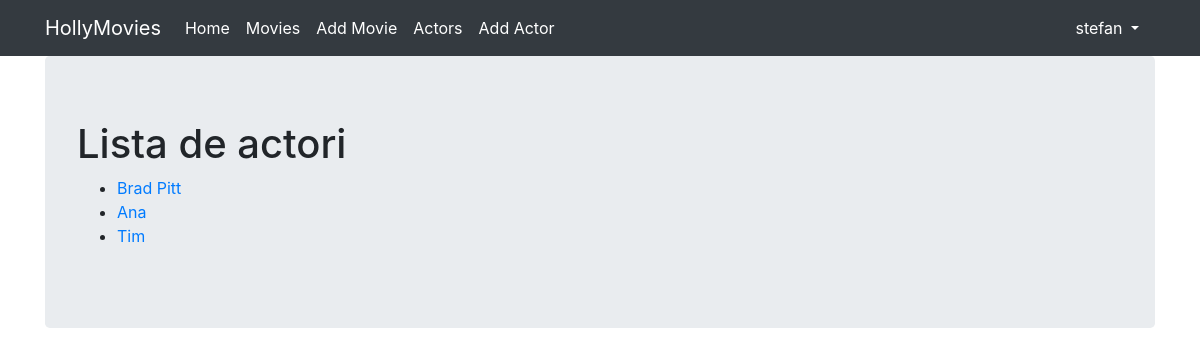
/actors/ (signed in), run on the app's committed database.
### viewer/models.py (models this page shows, shortened)
class Actor(models.Model):
    name = CharField(max_length=128)
    description = TextField()
    date_of_birth = DateField()

### viewer/views.py (the view)
# urls.py: path('actors/', ActorsView.as_view(), name='actors'),
class ActorsView(StaffRequiredMixin, ListView):
    template_name = 'actors.html'
    model = Actor

### viewer/views.py (called while the page is built)
    def test_func(self):
        return self.request.user.is_staff

### viewer/templates/actors.html
{% extends 'base.html' %}
{% block content %}
    <h1>Lista de actori</h1>
    <ul>
    {% for actor in object_list %}
        <li>
            <a href="{% url 'actors_detail' actor.pk %}">
                {{ actor.name }}
            </a>
        </li>
    {% endfor %}
    </ul>
{% endblock %}

### viewer/templates/base.html (shortened to what this page needs)
{% load static %}
<html {% if LANGUAGE_CODE %}lang="{{ LANGUAGE_CODE }}" {% endif %}>
<head>
    <link rel="stylesheet" href="https://stackpath.bootstrapcdn.com/bootstrap/4.2.1/css/bootstrap.min.css"
>
    <link rel="stylesheet" href="{% static 'index.css' %}">
</head>
<body>
<nav class="navbar navbar-expand-lg navbar-dark bg-dark">
    <div class="container fixed">
        <a class="navbar-brand" href="/">HollyMovies</a>
        <div class="collapse navbar-collapse" id="navbarNavAltMarkup">
            <div class="navbar-nav">
                <a class="nav-item nav-link active" href="/">
                    Home
                </a>
                <a class="nav-item nav-link active" href="{% url 'viewer:movies' %}">
                    Movies
                </a>
                {% if perms.viewer.add_movie %}
                <a class="nav-item nav-link active" href="{% url 'viewer:movies_create' %}">
                    Add Movie
                </a>
                {% endif %}
                <a class="nav-item nav-link active" href="{% url 'actors' %}">
                    Actors
                </a>
                <a class="nav-item nav-link active" href="{% url 'actors_create' %}">
                    Add Actor
                </a>
            </div>
        </div>
        <div class="nav-item dropdown">
            {% if user.is_authenticated %}
            <a class="nav-link dropdown-toggle text-white" href="#" data-toggle="dropdown">
                {{ user.username }}
            </a>
            {% endif %}
        </div>
    </div>
</nav>
<div class="container">
    <div class="jumbotron">
        {% block content %}{% endblock %}
    </div>
</div>
</body>
</html>

### data on the page
Actor: name "Brad Pitt"
Actor: name "Ana"
Actor: name "Tim"

### other printed values
{{ user.username }} "stefan"
